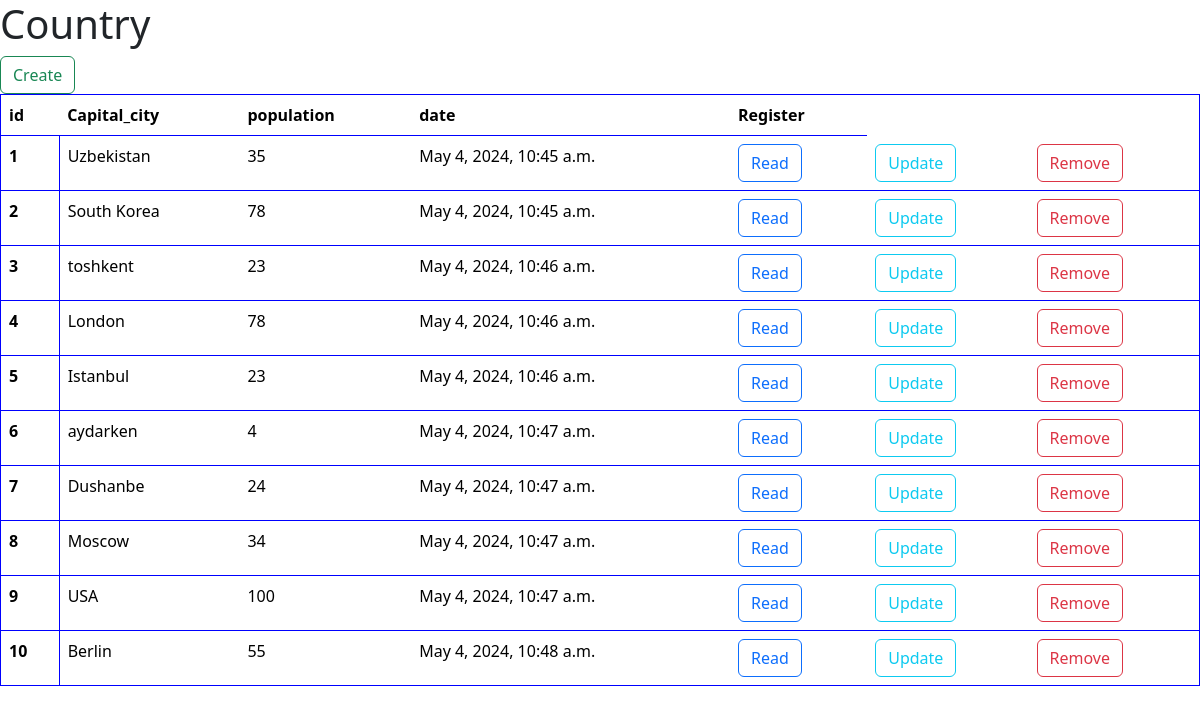
The page /country/ on the database as committed earlier.
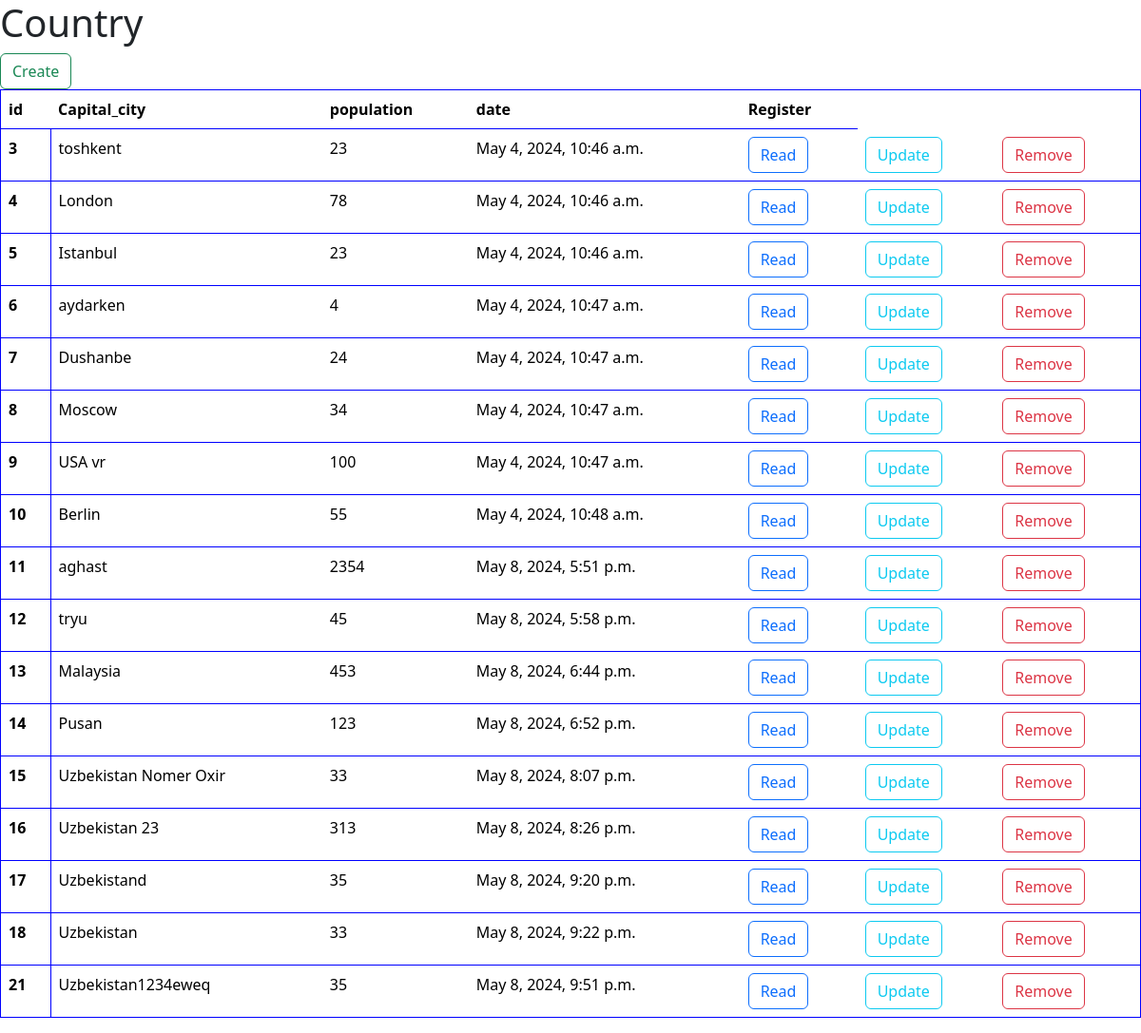
The same page on the database as committed later.
### blog/models.py (models this page shows, shortened)
class Country(models.Model):
    capital_city=models.CharField(max_length=100)
    population=models.IntegerField()
    language=models.CharField(max_length=100)
    date=models.DateTimeField(auto_now_add=True)

### blog/views.py (the view)
# urls.py: path('country/',country, name='country'),
def country(request):
    count=Country.objects.all()
    return render(request, 'country.html', context={"count":count})

### template/country.html (shortened to what this page needs)
{% extends 'base.html' %}
{% load static %}
{% block content %}
<h1>
</h1>
<a href="{% url 'create_country' %}" class="btn btn-outline-success"> Create</a>
    <table class="table" style="border: 1px solid blue;" >
        <thead>
          <tr >
            <th scope="col">id</th>
            <th scope="col">Capital_city</th>
            <th scope="col">population</th>
            <th scope="col">date</th>
            <th scope="col">Register</th>
          </tr>
        </thead>
        <tbody>
            {% for country in count %}
          <tr>
            <th scope="row" style="border: 1px solid blue;">{{ country.id }}</th>
            <td>{{ country.capital_city }}</td>
            <td>{{ country.population }}</td>
            <td>{{ country.date }}</td>
            <td> <a class="btn btn-outline-primary" href="{% url 'read_country' country.id %}"> Read </a></td>
            <td> <a class="btn btn-outline-info" href="{% url 'update_country' country.id %}"> Update </a></td>
            <td> <a class="btn btn-outline-danger" href="{% url 'delete_country' country.id %}"> Remove </a></td>
          </tr>
          {% endfor %}
          </tbody>
        </table>
{% endblock content %}

Rows that differ between the two databases and show on the page:
removed Country: id "1", capital_city "Uzbekistan", population "35", date "May 4, 2024, 10:45 a.m."
removed Country: id "2", capital_city "South Korea", population "78", date "May 4, 2024, 10:45 a.m."
changed Country id 9: capital_city "USA" → "USA vr"
added Country: id "11", capital_city "aghast", population "2354", date "May 8, 2024, 5:51 p.m."
added Country: id "12", capital_city "tryu", population "45", date "May 8, 2024, 5:58 p.m."
added Country: id "13", capital_city "Malaysia", population "453", date "May 8, 2024, 6:44 p.m."
added Country: id "14", capital_city "Pusan", population "123", date "May 8, 2024, 6:52 p.m."
added Country: id "15", capital_city "Uzbekistan Nomer Oxir", population "33", date "May 8, 2024, 8:07 p.m."
added Country: id "16", capital_city "Uzbekistan 23", population "313", date "May 8, 2024, 8:26 p.m."
added Country: id "17", capital_city "Uzbekistand", population "35", date "May 8, 2024, 9:20 p.m."
added Country: id "18", capital_city "Uzbekistan", population "33", date "May 8, 2024, 9:22 p.m."
added Country: id "21", capital_city "Uzbekistan1234eweq", population "35", date "May 8, 2024, 9:51 p.m."
